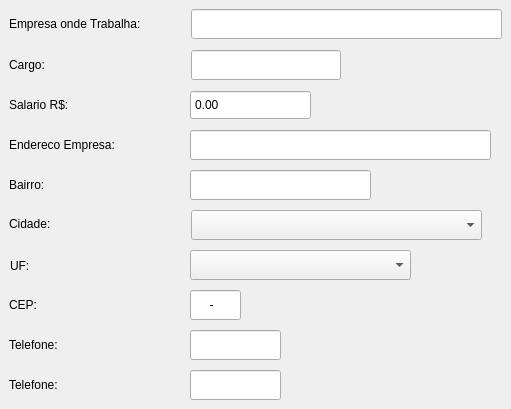
    <widget class="QWidget" name="tab_3">
     <attribute name="title">
      <string>Empresa</string>
     </attribute>
     <widget class="QLineEdit" name="mcep_c">
      <property name="geometry">
       <rect>
        <x>190</x>
        <y>290</y>
        <width>51</width>
        <height>30</height>
       </rect>
      </property>
      <property name="styleSheet">
       <string notr="true"/>
      </property>
      <property name="inputMask">
       <string>99999-999</string>
      </property>
     </widget>
     <widget class="QLabel" name="label_57">
      <property name="geometry">
       <rect>
        <x>9</x>
        <y>370</y>
        <width>170</width>
        <height>29</height>
       </rect>
      </property>
      <property name="text">
       <string>Telefone:</string>
      </property>
     </widget>
     <widget class="QLineEdit" name="mbairro_c">
      <property name="geometry">
       <rect>
        <x>190</x>
        <y>170</y>
        <width>181</width>
        <height>30</height>
       </rect>
      </property>
      <property name="styleSheet">
       <string notr="true"/>
      </property>
      <property name="maxLength">
       <number>20</number>
      </property>
     </widget>
     <widget class="QLabel" name="label_84">
      <property name="geometry">
       <rect>
        <x>9</x>
        <y>170</y>
        <width>170</width>
        <height>29</height>
       </rect>
      </property>
      <property name="text">
       <string>Bairro:</string>
      </property>
     </widget>
     <widget class="QLineEdit" name="mcargo_c">
      <property name="geometry">
       <rect>
        <x>191</x>
        <y>50</y>
        <width>150</width>
        <height>30</height>
       </rect>
      </property>
      <property name="styleSheet">
       <string notr="true"/>
      </property>
      <property name="maxLength">
       <number>15</number>
      </property>
     </widget>
     <widget class="QLineEdit" name="mempre_c">
      <property name="geometry">
       <rect>
        <x>191</x>
        <y>9</y>
        <width>311</width>
        <height>30</height>
       </rect>
      </property>
      <property name="styleSheet">
       <string notr="true"/>
      </property>
      <property name="maxLength">
       <number>20</number>
      </property>
     </widget>
     <widget class="QLabel" name="label_54">
      <property name="geometry">
       <rect>
        <x>9</x>
        <y>90</y>
        <width>170</width>
        <height>29</height>
       </rect>
      </property>
      <property name="text">
       <string>Salario R$:</string>
      </property>
     </widget>
     <widget class="QLineEdit" name="mfone_c2">
      <property name="geometry">
       <rect>
        <x>190</x>
        <y>370</y>
        <width>91</width>
        <height>30</height>
       </rect>
      </property>
      <property name="styleSheet">
       <string notr="true"/>
      </property>
      <property name="inputMask">
       <string/>
      </property>
      <property name="maxLength">
       <number>10</number>
      </property>
     </widget>
     <widget class="QLineEdit" name="mend_c">
      <property name="geometry">
       <rect>
        <x>190</x>
        <y>130</y>
        <width>301</width>
        <height>30</height>
       </rect>
      </property>
      <property name="styleSheet">
       <string notr="true"/>
      </property>
      <property name="maxLength">
       <number>35</number>
      </property>
     </widget>
     <widget class="QLabel" name="label_85">
      <property name="geometry">
       <rect>
        <x>9</x>
        <y>209</y>
        <width>170</width>
        <height>29</height>
       </rect>
      </property>
      <property name="text">
       <string>Cidade:</string>
      </property>
     </widget>
     <widget class="QLabel" name="label_87">
      <property name="geometry">
       <rect>
        <x>9</x>
        <y>290</y>
        <width>170</width>
        <height>29</height>
       </rect>
      </property>
      <property name="text">
       <string>CEP:</string>
      </property>
     </widget>
     <widget class="QLabel" name="label_55">
      <property name="geometry">
       <rect>
        <x>9</x>
        <y>130</y>
        <width>170</width>
        <height>29</height>
       </rect>
      </property>
      <property name="text">
       <string>Endereco Empresa:</string>
      </property>
     </widget>
     <widget class="QLabel" name="label_52">
      <property name="geometry">
       <rect>
        <x>9</x>
        <y>9</y>
        <width>170</width>
        <height>29</height>
       </rect>
      </property>
      <property name="text">
       <string>Empresa onde Trabalha:</string>
      </property>
     </widget>
     <widget class="QLabel" name="label_56">
      <property name="geometry">
       <rect>
        <x>9</x>
        <y>330</y>
        <width>170</width>
        <height>29</height>
       </rect>
      </property>
      <property name="text">
       <string>Telefone:</string>
      </property>
     </widget>
     <widget class="QLineEdit" name="mfone_c1">
      <property name="geometry">
       <rect>
        <x>190</x>
        <y>330</y>
        <width>91</width>
        <height>30</height>
       </rect>
      </property>
      <property name="styleSheet">
       <string notr="true"/>
      </property>
      <property name="inputMask">
       <string/>
      </property>
      <property name="maxLength">
       <number>10</number>
      </property>
     </widget>
     <widget class="QLabel" name="label_53">
      <property name="geometry">
       <rect>
        <x>9</x>
        <y>50</y>
        <width>170</width>
        <height>29</height>
       </rect>
      </property>
      <property name="text">
       <string>Cargo:</string>
      </property>
     </widget>
     <widget class="QLabel" name="label_86">
      <property name="geometry">
       <rect>
        <x>10</x>
        <y>251</y>
        <width>170</width>
        <height>29</height>
       </rect>
      </property>
      <property name="text">
       <string>UF:</string>
      </property>
     </widget>
     <widget class="QComboBox" name="comboBox_6">
      <property name="geometry">
       <rect>
        <x>190</x>
        <y>250</y>
        <width>221</width>
        <height>30</height>
       </rect>
      </property>
      <property name="styleSheet">
       <string notr="true"/>
      </property>
     </widget>
     <widget class="QComboBox" name="comboBox_7">
      <property name="geometry">
       <rect>
        <x>191</x>
        <y>210</y>
        <width>291</width>
        <height>30</height>
       </rect>
      </property>
      <property name="styleSheet">
       <string notr="true"/>
      </property>
     </widget>
     <widget class="QDoubleSpinBox" name="doubleSpinBox_3">
      <property name="geometry">
       <rect>
        <x>190</x>
        <y>90</y>
        <width>121</width>
        <height>30</height>
       </rect>
      </property>
      <property name="layoutDirection">
       <enum>Qt::LeftToRight</enum>
      </property>
      <property name="autoFillBackground">
       <bool>false</bool>
      </property>
      <property name="styleSheet">
       <string notr="true"/>
      </property>
      <property name="alignment">
       <set>Qt::AlignLeading|Qt::AlignLeft|Qt::AlignVCenter</set>
      </property>
      <property name="readOnly">
       <bool>false</bool>
      </property>
      <property name="buttonSymbols">
       <enum>QAbstractSpinBox::NoButtons</enum>
      </property>
      <property name="showGroupSeparator" stdset="0">
       <bool>false</bool>
      </property>
      <property name="decimals">
       <number>2</number>
      </property>
      <property name="minimum">
       <double>0.000000000000000</double>
      </property>
      <property name="value">
       <double>0.000000000000000</double>
      </property>
     </widget>
    </widget>
